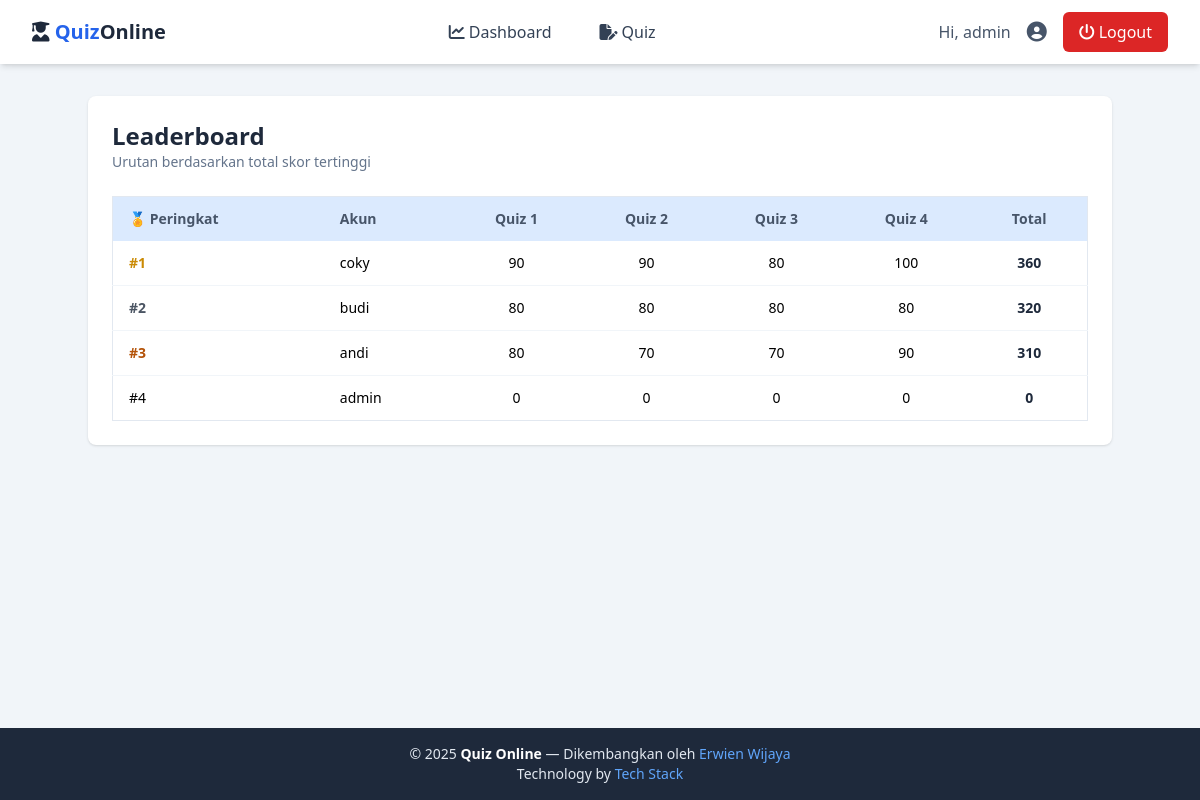
Page /leaderboard (signed in) on the committed database.
### app/models/user.py (models this page shows, shortened)
class User(db.Model):
    __tablename__ = "users"
    id = db.Column(db.Integer, primary_key=True)
    username = db.Column(db.String(80), unique=True,
                         nullable=False, index=True)
    password_hash = db.Column(db.String(255), nullable=False)
    nim = db.Column(db.String(20), nullable=True)
    firstname = db.Column(db.String(80), nullable=True)
    lastname = db.Column(db.String(120), nullable=True)
    created_at = db.Column(
        db.DateTime, default=datetime.utcnow, nullable=False)

### app/models/score.py (models this page shows, shortened)
class Score(db.Model):
    __tablename__ = "scores"
    id = db.Column(db.Integer, primary_key=True)
    user_id = db.Column(db.Integer, db.ForeignKey(
        "users.id"), unique=True, nullable=False)
    quiz_1 = db.Column(db.Integer, default=0, nullable=False)
    quiz_2 = db.Column(db.Integer, default=0, nullable=False)
    quiz_3 = db.Column(db.Integer, default=0, nullable=False)
    quiz_4 = db.Column(db.Integer, default=0, nullable=False)
    created_at = db.Column(
        db.DateTime, default=datetime.utcnow, nullable=False)
    updated_at = db.Column(db.DateTime, default=datetime.utcnow,
                           onupdate=datetime.utcnow, nullable=False)
    user = db.relationship("User", backref=db.backref("score", uselist=False))
    @property
    def total(self) -> int:
        return (self.quiz_1 or 0) + (self.quiz_2 or 0) + (self.quiz_3 or 0) + (self.quiz_4 or 0)

### app/routes/score_pages.py (the view)
        @pages_score_bp.get("/leaderboard")
        def leaderboard_page():
            repo = ScoreRepository()
            items = repo.list_all()
            return render_template("board_score.html", items=items)

### app/repositories/score_repository.py (called while the page is built)
    def list_all(self) -> List[Score]:
        return Score.query.join(User, User.id == Score.user_id)\
            .order_by((Score.quiz_1 + Score.quiz_2 + Score.quiz_3 + Score.quiz_4).desc(), User.username.asc())\
            .all()

### app/routes/score_pages.py (called while the page is built)
    @staticmethod
    def register_routes(pages_score_bp):
        @pages_score_bp.get("/leaderboard")
        def leaderboard_page():
            repo = ScoreRepository()
            items = repo.list_all()
            return render_template("board_score.html", items=items)

### app/templates/board_score.html (shortened to what this page needs)
{% extends "base.html" %}
{% block content %}
<div class="max-w-5xl mx-auto bg-white p-6 rounded-lg shadow">
  <div class="mb-6">
    <h2 class="text-2xl font-bold text-slate-800">Leaderboard</h2>
    <p class="text-slate-500 text-sm">Urutan berdasarkan total skor tertinggi</p>
  </div>
  <div class="overflow-x-auto">
    <table class="min-w-full text-sm rounded-lg border border-slate-200">
      <thead class="bg-blue-100 text-slate-600">
        <tr>
          <th class="px-4 py-3 text-left">🏅 Peringkat</th>
          <th class="px-4 py-3 text-left">Akun</th>
          <th class="px-4 py-3 text-center">Quiz 1</th>
          <th class="px-4 py-3 text-center">Quiz 2</th>
          <th class="px-4 py-3 text-center">Quiz 3</th>
          <th class="px-4 py-3 text-center">Quiz 4</th>
          <th class="px-4 py-3 text-center">Total</th>
        </tr>
      </thead>
      <tbody class="divide-y divide-slate-100">
        {% for s in items %}
        <tr class="hover:bg-slate-50">
          <td class="px-4 py-3 font-medium">
            {% set rank = loop.index %}
            {% if rank == 1 %}<span class="text-yellow-600 font-bold">#1</span>
            {% elif rank == 2 %}<span class="text-gray-600 font-bold">#2</span>
            {% elif rank == 3 %}<span class="text-amber-700 font-bold">#3</span>
            {% else %}#{{ rank }}{% endif %}
          </td>
          <td class="px-4 py-3">{{ s.user.username if s.user else ('User #' ~ s.user_id) }}</td>
          <td class="px-4 py-3 text-center">{{ s.quiz_1 }}</td>
          <td class="px-4 py-3 text-center">{{ s.quiz_2 }}</td>
          <td class="px-4 py-3 text-center">{{ s.quiz_3 }}</td>
          <td class="px-4 py-3 text-center">{{ s.quiz_4 }}</td>
          <td class="px-4 py-3 text-center font-semibold text-slate-800">{{ s.total }}</td>
        </tr>
        {% else %}
        <tr>
          <td colspan="7" class="px-4 py-6 text-center text-slate-500">
            Belum ada skor.
          </td>
        </tr>
        {% endfor %}
      </tbody>
    </table>
  </div>
</div>
{% endblock %}

### app/templates/layouts/navbar.html (shortened to what this page needs)
<nav class="fixed top-0 left-0 w-full bg-white shadow-md z-50">
  <div class="max-w-7xl mx-auto px-4 sm:px-6 lg:px-8">
    <div class="flex justify-between items-center h-16">
      <a href="/" class="text-xl font-semibold text-blue-600 hover:text-blue-700">
        <i class="fas fa-user-graduate text-xl text-slate-800"></i> Quiz<span class="text-slate-800">Online</span>
      </a>
        <div class="flex items-center space-x-4">
          {% if current_user %}
            <a href="{{ url_for('dashboard_pages.dashboard_page') }}"
              class="px-4 py-2 text-slate-700 hover:text-blue-600 hover:bg-blue-50 rounded-md transition">
              <i class="fa-solid fa-chart-line mr-1"></i>Dashboard
            </a>
            <a href="{{ url_for('quiz_page') }}"
              class="px-4 py-2 text-slate-700 hover:text-blue-600 hover:bg-blue-50 rounded-md transition">
              <i class="fa-solid fa-file-pen mr-1"></i></i>Quiz
            </a>
          {% endif %}
        </div>
      <div class="flex items-center space-x-4">
          {% if current_user %}
            <span class="text-slate-600 hidden sm:inline">Hi, {{ current_user.username }}</span>
            <div class="flex-1">
              <div class="relative group">
                  <div
                      class="text-slate-600 hover:text-blue-600
                            transition-transform duration-300 hover:scale-125 cursor-pointer"
                  >
                    <a href="{{ url_for('profile_page') }}">
                      <i class="fas fa-user-circle text-xl"></i>
                    </a>
                  </div>
              </div>
            </div>
            <button id="btn-logout"
                    class="px-4 py-2 bg-red-600 text-white rounded-md hover:bg-red-700 transition">
              <i class="fa-solid fa-power-off mr-1"></i>Logout
            </button>
          {% endif %}
      </div>
    </div>
  </div>
</nav>

### rows in the picture
User: username "admin"
Score: shows "#1", user "coky", quiz_1 "90", quiz_2 "90", quiz_3 "80", quiz_4 "100", total "360"
Score: shows "#2", user "budi", quiz_1 "80", quiz_2 "80", quiz_3 "80", quiz_4 "80", total "320"
Score: shows "#3", user "andi", quiz_1 "80", quiz_2 "70", quiz_3 "70", quiz_4 "90", total "310"
Score: id "4", user "admin", quiz_1 "0", quiz_2 "0", quiz_3 "0", quiz_4 "0", total "0"
